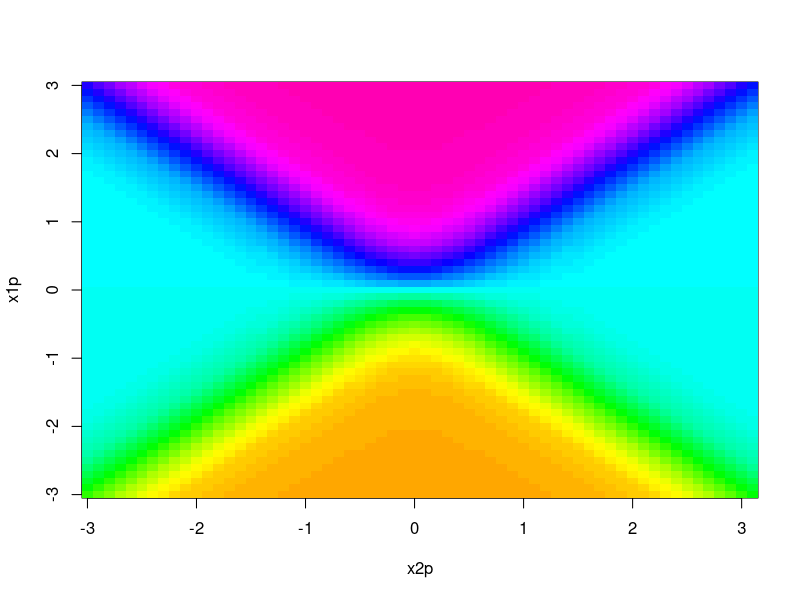
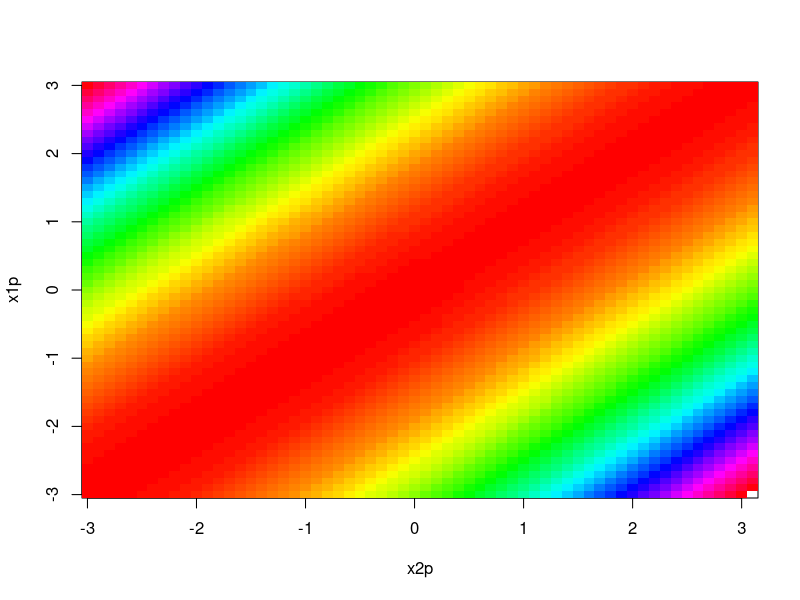
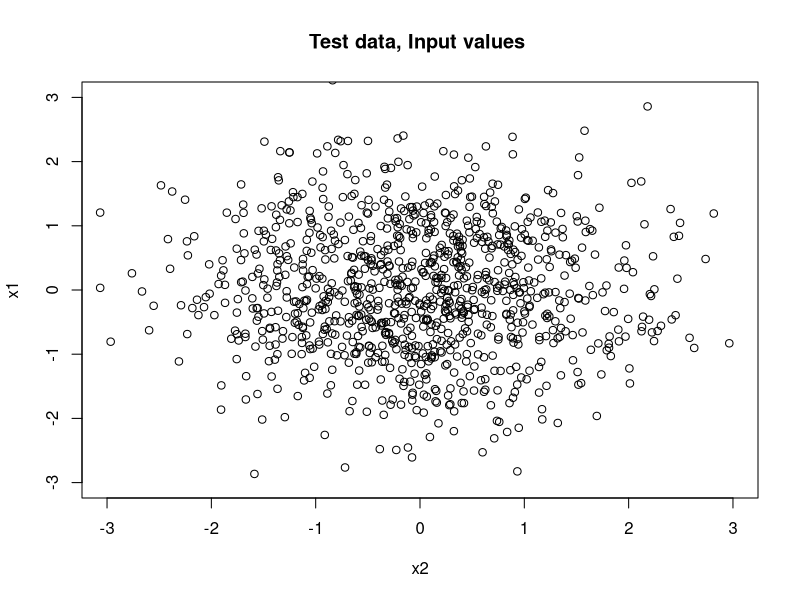
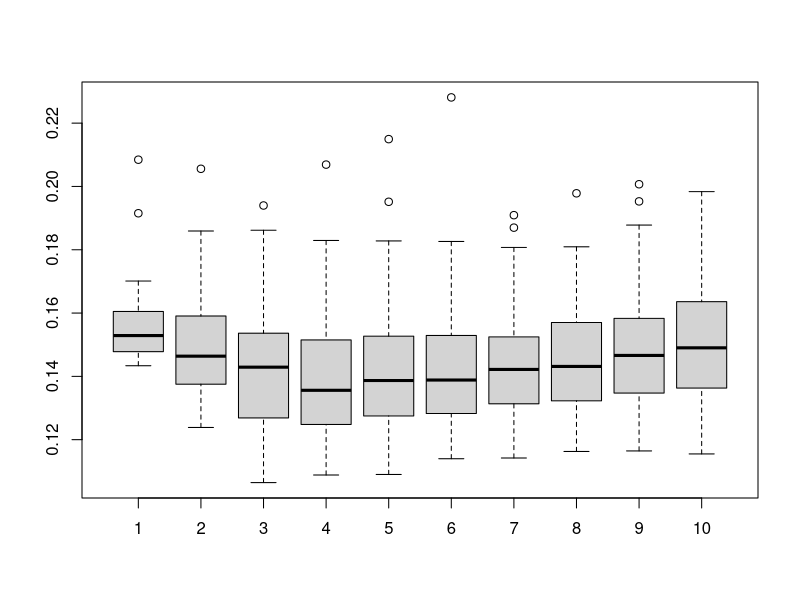
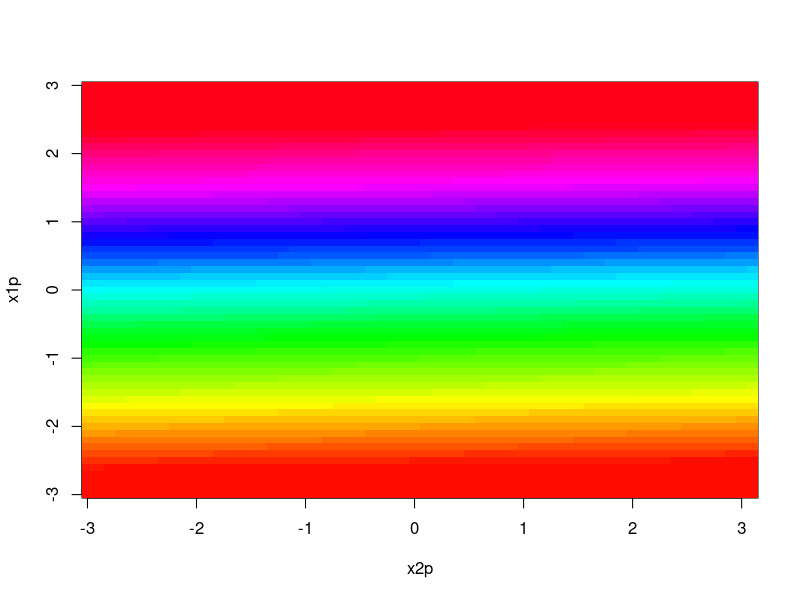
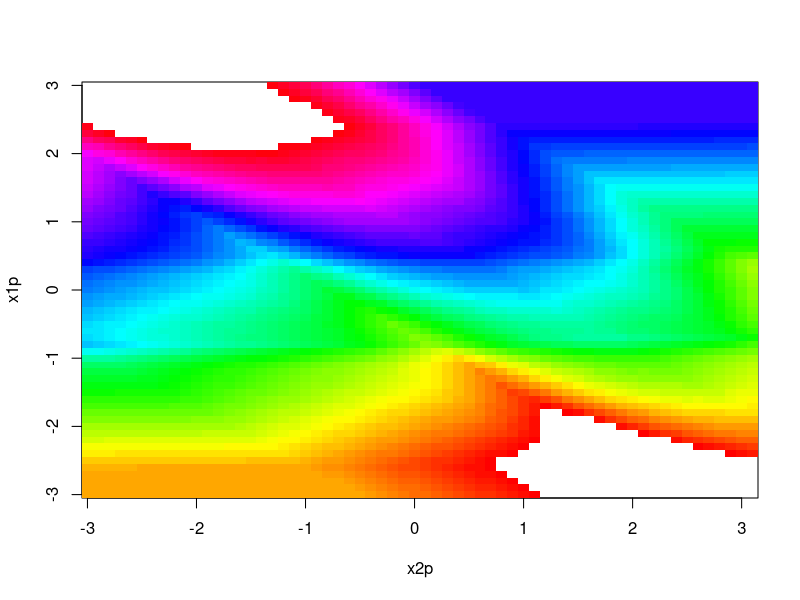
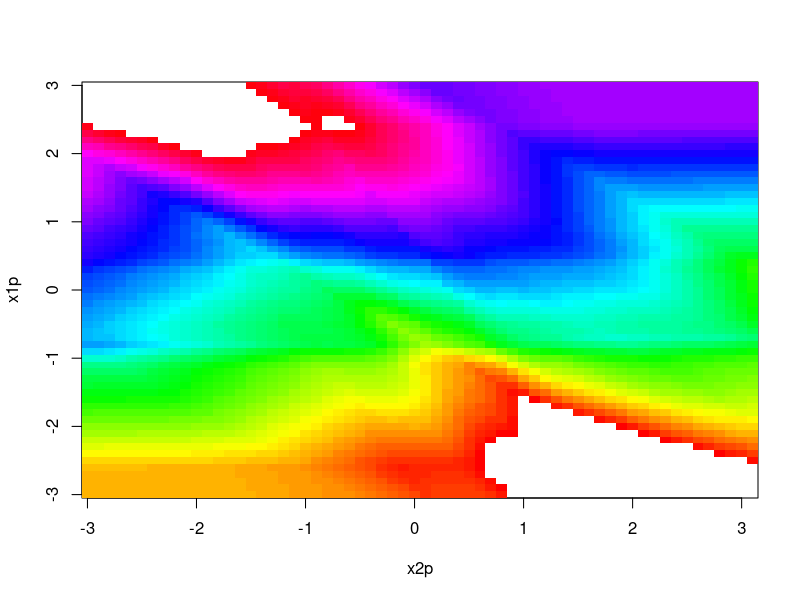
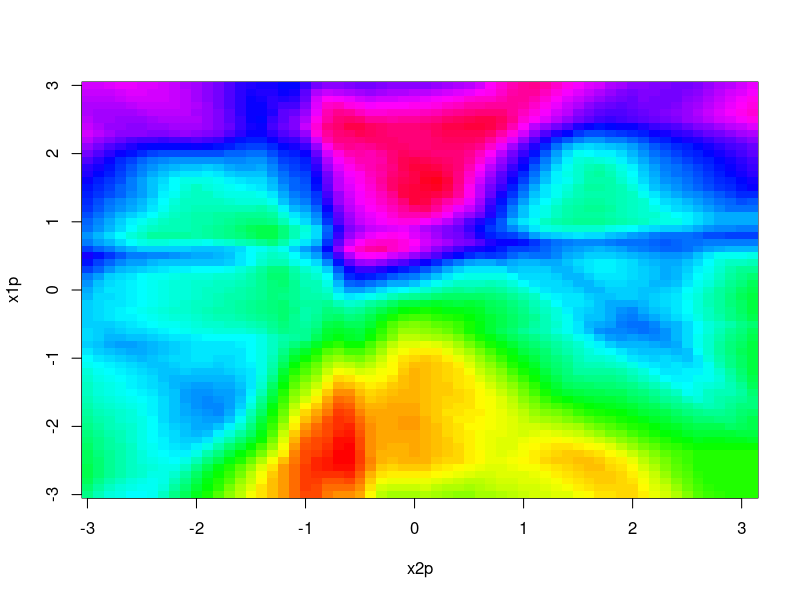

Here is the R script that generated these plots, in order: (Note: this script raises an error after producing the figures.)
#########################################
## Image of the target function
############################################
a1=c( 3, 3)
a2=c(3, -3)

x1p=((-30:30)/10);
x2p=((-30:31)/10);

x1=x1p%x%array(1,dim=62)
x2=array(1,dim=61)%x%x2p
imageInput =data.frame(x1,x2)
z1=a1[1]*x1+a1[2]*x2
z2=a2[1]*x1+a2[2]*x2
imageF1true = 1/(1+exp(-z1)) +  1/(1+exp(-z2))
imageF2true = 1/(1+exp(-z1)) + (z2)^2

#Ex1
image(x2p,x1p,array(imageF1true,dim=c(62,61)),zlim = c(-0.3, 2.3), col = rainbow(128))

#Ex2
image(x2p,x1p,array(imageF2true,dim=c(62,61)),zlim = c(-0.3,325), col = rainbow(128))

##########################################
# Generate test data
##########################################
nx=1000
x1 = rnorm(nx,0,1)
x2 = rnorm(nx,0,1)
Z = rnorm(nx,0,1)

par(mfrow=c(1,1))
plot(x2,x1,xlim=c(-3 ,3),ylim=c(-3,3),main="Test data, Input values ")


z1=a1[1]*x1+a1[2]*x2
z2=a2[1]*x1+a2[2]*x2
y1test = 1/(1+exp(-z1)) +  1/(1+exp(-z2))+0.3*Z
y2test = 1/(1+exp(-z1)) + z2^2+0.3*Z

testDataInput=data.frame(x1,x2)

############################################
#   seed to use training  NN & PP
#############################################


nTrain=100
nRep=100

seed1=array(rnorm(nTrain*nRep,0,1),dim=c(nTrain,nRep))
seed2=array(rnorm(nTrain*nRep,0,1),dim=c(nTrain,nRep))
seed3=array(rnorm(nTrain*nRep,0,1),dim=c(nTrain,nRep))

##########################################
# PP Example 1
##########################################
 msePP1=array(dim=c(nRep,10))

for(j in 1:nRep){
  x1 = seed1[,j]
  x2 = seed2[,j]
  Z  = seed3[,j]
  
  z1=a1[1]*x1+a1[2]*x2
  z2=a2[1]*x1+a2[2]*x2
  y1 = 1/(1+exp(-z1)) +  1/(1+exp(-z2))+0.3*Z
  #y2 = 1/(1+exp(-z1)) + z2^2+0.3*Z
  trainData1=data.frame(y1,x1,x2)
  #%%%%%%%%%%%%%%%%%%%%%%%%%%%%%%%%%%
  ## Train and test data example 1
  #%%%%%%%%%%%%%%%%%%%%%%%%%%%%%%%%%%

  for( i in 1:10)
  {  
    pprModel1 = ppr(y1~x1+x2,data=trainData1,nterms=i)
    f1=predict(pprModel1,testDataInput)
    msePP1[j,i]=mean((y1test-f1)^2)
  }
}

boxplot((msePP1))


############################################
## PP Image of the estimated function example 1 
############################################################
  x1 = seed1[,1]
  x2 = seed2[,1]
  Z  = seed3[,1]
  
  z1=a1[1]*x1+a1[2]*x2
  z2=a2[1]*x1+a2[2]*x2
  y1 = 1/(1+exp(-z1)) +  1/(1+exp(-z2))+0.3*Z
  trainData1=data.frame(y1,x1,x2)



pprModel1 = ppr(y1~x1+x2,data=trainData1,nterms=1)
f1Image = predict(pprModel1,imageInput)
image(x2p,x1p,array(f1Image,dim=c(62,61)),zlim = c(-0.3, 2.3), col = rainbow(128))

pprModel1 = ppr(y1~x1+x2,data=trainData1,nterms=2)
f1Image = predict(pprModel1,imageInput)
image(x2p,x1p,array(f1Image,dim=c(62,61)),zlim = c(-0.3, 2.3), col = rainbow(128))


pprModel1 = ppr(y1~x1+x2,data=trainData1,nterms=3)
f1Image = predict(pprModel1,imageInput)
image(x2p,x1p,array(f1Image,dim=c(62,61)),zlim = c(-0.3, 2.3), col = rainbow(128))


pprModel1 = ppr(y1~x1+x2,data=trainData1,nterms=4)
f1Image = predict(pprModel1,imageInput)
image(x2p,x1p,array(f1Image,dim=c(62,61)),zlim = c(-0.3, 2.3), col = rainbow(128))

summary(pprModel1 )
par(mfrow=c(2,2))
plot(pprModel1)

## difficult case for the greedy algorithm of ppr. two equally strong terms compete 
## about the first component it ends up in the middle
## see "Projection direction vectors"  




##########################################
# PP Example 2
##########################################
 msePP2=array(dim=c(nRep,10))

for(j in 1:nRep){
  x1 = seed1[,j]
  x2 = seed2[,j]
  Z  = seed3[,j]
  
  z1=a1[1]*x1+a1[2]*x2
  z2=a2[1]*x1+a2[2]*x2
  y2 = 1/(1+exp(-z1)) + z2^2+0.3*Z
  trainData2=data.frame(y2,x1,x2)
  #%%%%%%%%%%%%%%%%%%%%%%%%%%%%%%%%%%
  ## Train and test data example 1
  #%%%%%%%%%%%%%%%%%%%%%%%%%%%%%%%%%%

  for( i in 1:10)
  {  
    pprModel2 = ppr(y2~x1+x2,data=trainData2,nterms=i)
    f2=predict(pprModel2,testDataInput)
    msePP2[j,i]=mean((y2test-f2)^2)
  }
}
par(mfrow=c(1,1))

boxplot((msePP2))

boxplot((msePP2),ylim=c(0, 100))



############################################
## Image of the estimated function example 2
######################################################

 x1 = seed1[,1]
  x2 = seed2[,1]
  Z  = seed3[,1]
  
  z1=a1[1]*x1+a1[2]*x2
  z2=a2[1]*x1+a2[2]*x2
  y2 = 1/(1+exp(-z1)) + z2^2+0.3*Z
  trainData2=data.frame(y2,x1,x2)


pprModel2 = ppr(y2~x1+x2,data=trainData2,nterms=1)
f2Image = predict(pprModel2,imageInput)
image(x2p,x1p,array(f2Image,dim=c(62,61)),zlim =  c(-0.3,325), col = rainbow(128))


pprModel2 = ppr(y2~x1+x2,data=trainData2,nterms=2)
f2Image = predict(pprModel2,imageInput)
image(x2p,x1p,array(f2Image,dim=c(62,61)),zlim = c(-0.3,325), col = rainbow(128))


pprModel2 = ppr(y2~x1+x2,data=trainData2,nterms=3)
f2Image = predict(pprModel2,imageInput)
image(x2p,x1p,array(f2Image,dim=c(62,61)),zlim = c(-0.3,325), col = rainbow(128))

names(pprModel2 )

##  directions are much well defined
summary(pprModel2 )
par(mfrow=c(3,1))
plot(pprModel2)


##  Reasonable fit inside training data range (big deviations outside) 
f2test = predict(pprModel2,testDataInput)
plot(f2test,y2test)

points(pprModel2$fitted.values,y2,col='#FF0000')
lines(f2,f2)




##########################################
# NN Example 1
##########################################
 mseNN1=array(dim=c(nRep,10))
th=0.1 # threshold
sm=1e5 # stepmax

for(j in 1:nRep){
  x1 = seed1[,j]
  x2 = seed2[,j]
  Z  = seed3[,j]
  
  z1=a1[1]*x1+a1[2]*x2
  z2=a2[1]*x1+a2[2]*x2
  y1 = 1/(1+exp(-z1)) +  1/(1+exp(-z2))+0.3*Z
  #y2 = 1/(1+exp(-z1)) + z2^2+0.3*Z
  trainData1=data.frame(y1,x1,x2)
  #%%%%%%%%%%%%%%%%%%%%%%%%%%%%%%%%%%
  ## Train and test data example 1
  #%%%%%%%%%%%%%%%%%%%%%%%%%%%%%%%%%%

  for( i in 1:10)
  {  
    nnModel1 = neuralnet(y1~x1+x2,data=trainData1,hidden=c(i),rep=10,stepmax=sm,learningrate=lr,threshold=th)
    f1=compute(nnModel1,testDataInput,rep=1)
    mseNN1[j,i]=mean((y1test-f1$net.result)^2)
  }
}

boxplot((mseNN1))

boxplot((mseNN1),ylim=c(0, 0.3))


############################################
## Image of the estimated function example 1 
############################################################
  x1 = seed1[,1]
  x2 = seed2[,1]
  Z  = seed3[,1]
  
  z1=a1[1]*x1+a1[2]*x2
  z2=a2[1]*x1+a2[2]*x2
  y1 = 1/(1+exp(-z1)) +  1/(1+exp(-z2))+0.3*Z
  trainData1=data.frame(y1,x1,x2)

par(mfrow = c(2, 2))
  
image(x2p,x1p,array(imageF1true,dim=c(62,61)),zlim = c(-0.3, 2.3), col = rainbow(128))


nnModel1 = neuralnet(y1~x1+x2,data=trainData,hidden=c(1),rep=10,stepmax=sm,learningrate=lr,threshold=th)
    f1Image=compute(nnModel1,imageInput,rep=1)
image(x2p,x1p,array(f1Image$net.result,dim=c(62,61)),zlim = c(-0.3, 2.3), col = rainbow(128))


nnModel1 = neuralnet(y1~x1+x2,data=trainData1,hidden=c(2),rep=1,stepmax=sm,learningrate=lr,threshold=th)
    f1Image=compute(nnModel1,imageInput,rep=1)
image(x2p,x1p,array(f1Image$net.result,dim=c(62,61)),zlim = c(-0.3, 2.3), col = rainbow(128))

nnModel1 = neuralnet(y1~x1+x2,data=trainData1,hidden=c(3),rep=10,stepmax=sm,learningrate=lr,threshold=th)
    f1Image=compute(nnModel1,imageInput,rep=1)
image(x2p,x1p,array(f1Image$net.result,dim=c(62,61)),zlim = c(-0.3, 2.3), col = rainbow(128))





############################################
## NN Image of the estimated function example 2 
############################################################
  x1 = seed1[,1]
  x2 = seed2[,1]
  Z  = seed3[,1]
  
  z1=a1[1]*x1+a1[2]*x2
  z2=a2[1]*x1+a2[2]*x2
  y2 = 1/(1+exp(-z1)) + z2^2+0.3*Z
  trainData2=data.frame(y2,x1,x2)

lr=0.1
th=0.3
sm=1e5


nnModel2 = neuralnet(y2~x1+x2,data=trainData2,hidden=c(2),rep=10,stepmax=sm,learningrate=lr,threshold=th)
    f2Image=compute(nnModel2,imageInput,rep=1)
image(x2p,x1p,array(f2Image$net.result,dim=c(62,61)),zlim = c(-0.3, 325), col = rainbow(128))

 nnModel2$weights

nnModel2 = neuralnet(y2~x1+x2,data=trainData2,hidden=c(4),rep=10,stepmax=sm,learningrate=lr,threshold=th)
    f2Image=compute(nnModel2,imageInput,rep=1)
image(x2p,x1p,array(f2Image$net.result,dim=c(62,61)),zlim = c(-0.3, 325), col = rainbow(128))

nnModel2 = neuralnet(y2~x1+x2,data=trainData2,hidden=c(6),rep=10,stepmax=sm,learningrate=lr,threshold=th)
    f2Image=compute(nnModel2,imageInput,rep=1)
image(x2p,x1p,array(f2Image$net.result,dim=c(62,61)),zlim = c(-0.3, 325), col = rainbow(128))

nnModel2$weights 


##########################################
# NN Example 2
##########################################
 

lr=0.1
th=0.3 ## increased  to define convergence within a reasonable stepmax
sm=1e5


mseNN2=array(dim=c(nRep,10))
for(j in 1:nRep){
  x1 = seed1[,j]
  x2 = seed2[,j]
  Z  = seed3[,j]
  
  z1=a1[1]*x1+a1[2]*x2
  z2=a2[1]*x1+a2[2]*x2
  y2 = 1/(1+exp(-z1)) + z2^2+0.3*Z
  trainData2=data.frame(y2,x1,x2)
  #%%%%%%%%%%%%%%%%%%%%%%%%%%%%%%%%%%
  ## Train and test data example 1
  #%%%%%%%%%%%%%%%%%%%%%%%%%%%%%%%%%%

  for( i in 1:5)
  {  
    nnModel2 = neuralnet(y2~x1+x2,data=trainData2,hidden=c(i),rep=10,stepmax=sm,learningrate=lr,threshold=th)
    f2=compute(nnModel2,testDataInput,rep=1)
    mseNN2[j,i]=mean((y2test-f2$net.result)^2)
  }
}
par(mfrow=c(1,1))

boxplot((mseNN2))

boxplot((mseNN2),ylim=c(0, 100))








